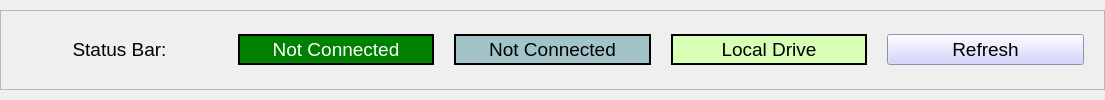
<?xml version="1.0" encoding="UTF-8"?>
<ui version="4.0">
 <class>Form</class>
 <widget class="QWidget" name="Form">
  <property name="geometry">
   <rect>
    <x>0</x>
    <y>0</y>
    <width>1105</width>
    <height>100</height>
   </rect>
  </property>
  <property name="sizePolicy">
   <sizepolicy hsizetype="Preferred" vsizetype="Fixed">
    <horstretch>0</horstretch>
    <verstretch>0</verstretch>
   </sizepolicy>
  </property>
  <property name="maximumSize">
   <size>
    <width>16777215</width>
    <height>100</height>
   </size>
  </property>
  <property name="windowTitle">
   <string>Form</string>
  </property>
  <layout class="QGridLayout" name="gridLayout">
   <property name="leftMargin">
    <number>0</number>
   </property>
   <property name="topMargin">
    <number>0</number>
   </property>
   <property name="rightMargin">
    <number>0</number>
   </property>
   <property name="bottomMargin">
    <number>0</number>
   </property>
   <property name="spacing">
    <number>0</number>
   </property>
   <item row="0" column="0">
    <widget class="QFrame" name="frame">
     <property name="sizePolicy">
      <sizepolicy hsizetype="Expanding" vsizetype="Fixed">
       <horstretch>0</horstretch>
       <verstretch>0</verstretch>
      </sizepolicy>
     </property>
     <property name="minimumSize">
      <size>
       <width>0</width>
       <height>80</height>
      </size>
     </property>
     <property name="maximumSize">
      <size>
       <width>16777215</width>
       <height>80</height>
      </size>
     </property>
     <property name="frameShape">
      <enum>QFrame::StyledPanel</enum>
     </property>
     <property name="frameShadow">
      <enum>QFrame::Raised</enum>
     </property>
     <layout class="QGridLayout" name="gridLayout_2">
      <property name="leftMargin">
       <number>20</number>
      </property>
      <property name="topMargin">
       <number>20</number>
      </property>
      <property name="rightMargin">
       <number>20</number>
      </property>
      <property name="bottomMargin">
       <number>20</number>
      </property>
      <property name="horizontalSpacing">
       <number>20</number>
      </property>
      <item row="0" column="0">
       <widget class="QLabel" name="label">
        <property name="font">
         <font>
          <pointsize>14</pointsize>
         </font>
        </property>
        <property name="text">
         <string>Status Bar:</string>
        </property>
        <property name="alignment">
         <set>Qt::AlignCenter</set>
        </property>
       </widget>
      </item>
      <item row="0" column="3">
       <widget class="QLabel" name="lblLocal">
        <property name="font">
         <font>
          <pointsize>14</pointsize>
         </font>
        </property>
        <property name="styleSheet">
         <string notr="true">background-color: rgb(215, 255, 181);
border: 2px solid black;</string>
        </property>
        <property name="text">
         <string>Local Drive</string>
        </property>
        <property name="alignment">
         <set>Qt::AlignCenter</set>
        </property>
       </widget>
      </item>
      <item row="0" column="2">
       <widget class="QLabel" name="lblSequences">
        <property name="font">
         <font>
          <pointsize>14</pointsize>
         </font>
        </property>
        <property name="styleSheet">
         <string notr="true">background-color: rgb(162, 196, 201);
border: 2px solid black;</string>
        </property>
        <property name="text">
         <string>Not Connected</string>
        </property>
        <property name="alignment">
         <set>Qt::AlignCenter</set>
        </property>
       </widget>
      </item>
      <item row="0" column="1">
       <widget class="QLabel" name="lblDevice">
        <property name="font">
         <font>
          <pointsize>14</pointsize>
         </font>
        </property>
        <property name="styleSheet">
         <string notr="true">background-color: green;
color: white;
border: 2px solid black;</string>
        </property>
        <property name="text">
         <string>Not Connected</string>
        </property>
        <property name="alignment">
         <set>Qt::AlignCenter</set>
        </property>
       </widget>
      </item>
      <item row="0" column="4">
       <widget class="QPushButton" name="refreshButton">
        <property name="font">
         <font>
          <pointsize>14</pointsize>
         </font>
        </property>
        <property name="styleSheet">
         <string notr="true">background-color: rgb(200, 200, 255);
</string>
        </property>
        <property name="text">
         <string>Refresh</string>
        </property>
       </widget>
      </item>
     </layout>
    </widget>
   </item>
  </layout>
 </widget>
 <resources/>
 <connections/>
</ui>
